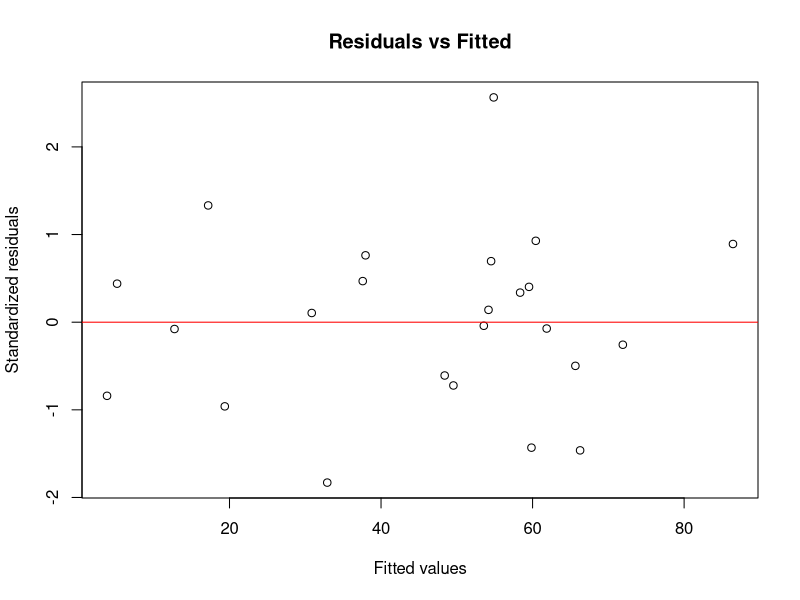
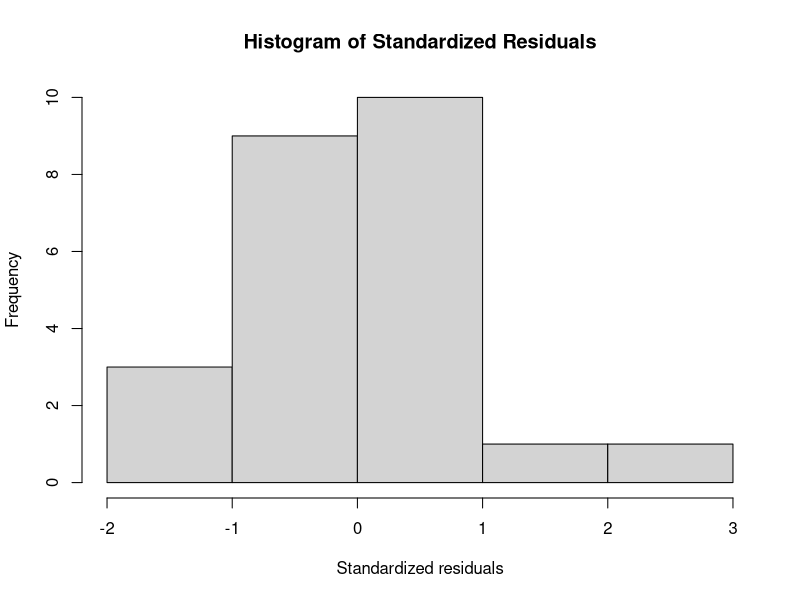
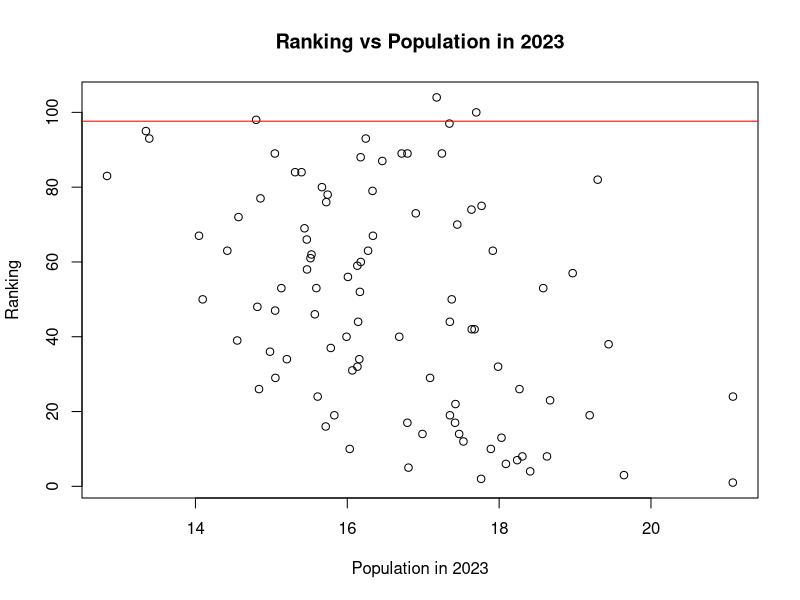
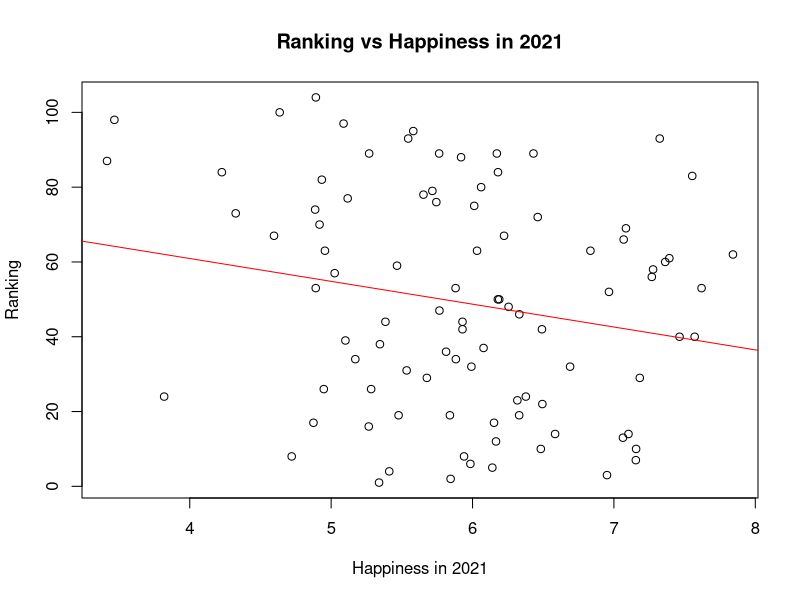
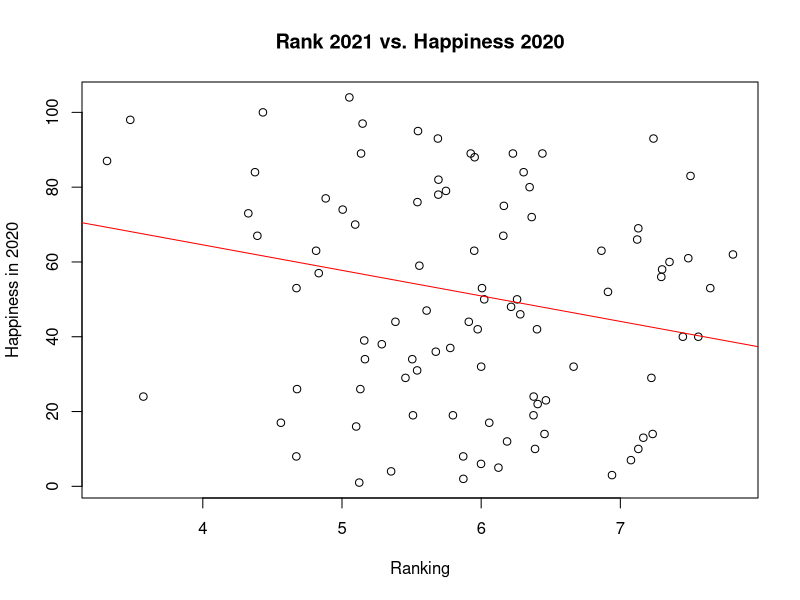

The R source for these figures, in order:
data <- read.csv("Zeszyt1.csv")
head(data)
summary(data)
str(data)


model <- lm(ranking.22 ~ pop2023 + growthRate + landAreaKm
                        + Education.Foreignborn + Education.Nativeborn
                        + Migration + HDI + Mean_years_of_schooling + GNI
                        + Happiness2021 + Happiness2020, data = data)
summary(model)

#wykres reszt standardowych vs wartości przewidywane
plot(fitted(model), rstandard(model), main = "Residuals vs Fitted", 
     xlab = "Fitted values", ylab = "Standardized residuals")
abline(h = 0, col = "red")

#histogram reszt standardowych
hist(rstandard(model), main = "Histogram of Standardized Residuals", 
     xlab = "Standardized residuals", ylab = "Frequency")

plot(log(data$pop2023), data$ranking.22, main = "Ranking vs Population in 2023",
     xlab = "Population in 2023", ylab = "Ranking")
abline(model$coefficients[1], model$coefficients[2], col = "red")

plot(data$Happiness2021, data$ranking.22, main = "Ranking vs Happiness in 2021",
     xlab = "Happiness in 2021", ylab = "Ranking")
abline(lm(data$ranking.22 ~ data$Happiness2021), col = "red")

plot(data$Happiness2020, data$ranking.22, main = "Rank 2021 vs. Happiness 2020",
     xlab = "Ranking", ylab = "Happiness in 2020")
abline(lm(data$ranking.21 ~ data$Happiness2020), col = "red")



model22 <- lm(ranking.22 ~ Happiness2021 + Happiness2020, data = data)
summary(model22)
model21 <- lm(ranking.21 ~ Happiness2021 + Happiness2020, data = data)
summary(model21)
model20 <- lm(ranking.20 ~ Happiness2021 + Happiness2020, data = data)
summary(model20)

model2 <- lm(ranking.22 ~ pop2023 + growthRate + landAreaKm
                        + Education.Foreignborn + Education.Nativeborn
                        + Migration + HDI + Mean_years_of_schooling + GNI, data = data)
summary(model2)

subset(data, country == "Poland")
subset(data, country == "Poland", select = c(region, ranking.22))
subset(data, ranking.22 <= 10, select = c(country, ranking.22))

data[order(data$region, data$ranking.22), ]
